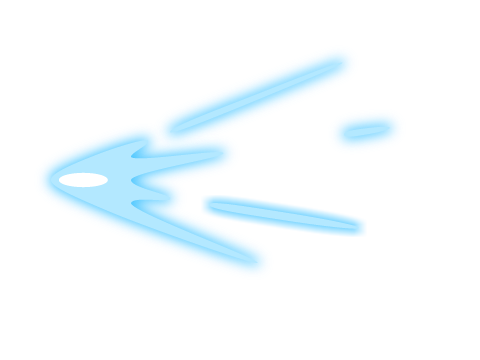
#> input picture assets/weapon/Lightning Arrow/PNG/Lightning Arrow_Frame_01.png, 480 x 360 px
$ python make_spritesheet.py
#> lines starting #> are read from the running program, lines starting #| are printed output that depends on the picture
from PIL import Image
import os
import glob

# ===== 改这里 =====
folder = r"D:\A\pj\nakama\assets\weapon\Lightning Arrow\PNG"
output = r"D:\A\pj\nakama\assets\weapon\Lightning_Arrow.png"
# ==================

# 按文件名顺序读取所有PNG
files = sorted(glob.glob(os.path.join(folder, "*.png")))
print(f"找到 {len(files)} 张图片:")
for f in files:
    print(" ", os.path.basename(f))

frames = [Image.open(f).convert("RGBA") for f in files]
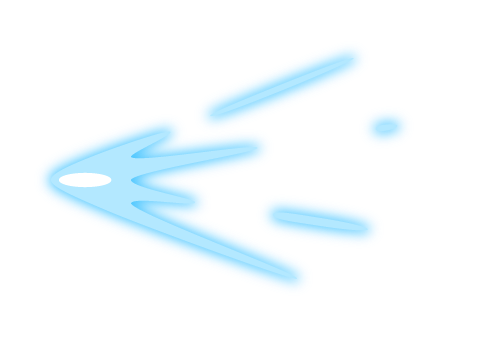
#> input picture assets/weapon/Lightning Arrow/PNG/Lightning Arrow_Frame_02.png, 480 x 360 px
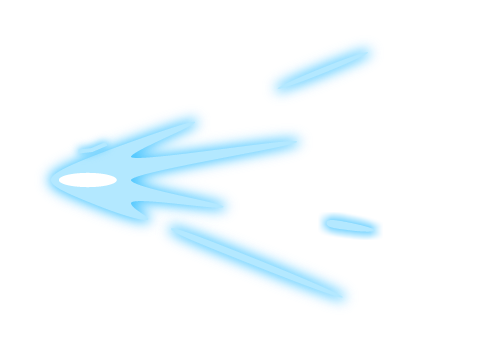
#> input picture assets/weapon/Lightning Arrow/PNG/Lightning Arrow_Frame_03.png, 480 x 360 px
#> frames = 3 items

# 所有帧宽高必须一样，取第一帧的尺寸
frame_w = frames[0].width
#> frame_w = 480
frame_h = frames[0].height
#> frame_h = 360

# 创建一张横向拼接的大图
spritesheet = Image.new("RGBA", (frame_w * len(frames), frame_h))
#> spritesheet: PIL image 1440x360 RGBA; every value is 0
for i, frame in enumerate(frames):
    spritesheet.paste(frame, (i * frame_w, 0))
#> this loop made 3 passes
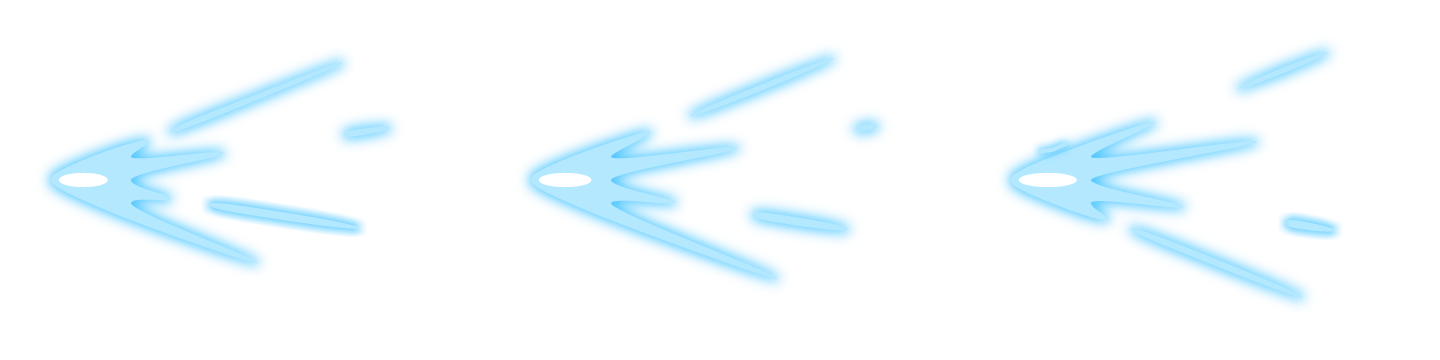
#> spritesheet: PIL image 1440x360 RGBA; mean R, G, B, A 20.5, 44.1, 54.8, 21.1; transparent parts drawn white

spritesheet.save(output)
print(f"\n完成！已保存到: {output}")
print(f"spritesheet 尺寸: {spritesheet.width} x {spritesheet.height}")
#| spritesheet 尺寸: 1440 x 360
print(f"帧数: {len(frames)}，每帧: {frame_w} x {frame_h}")
#| 帧数: 3，每帧: 480 x 360
